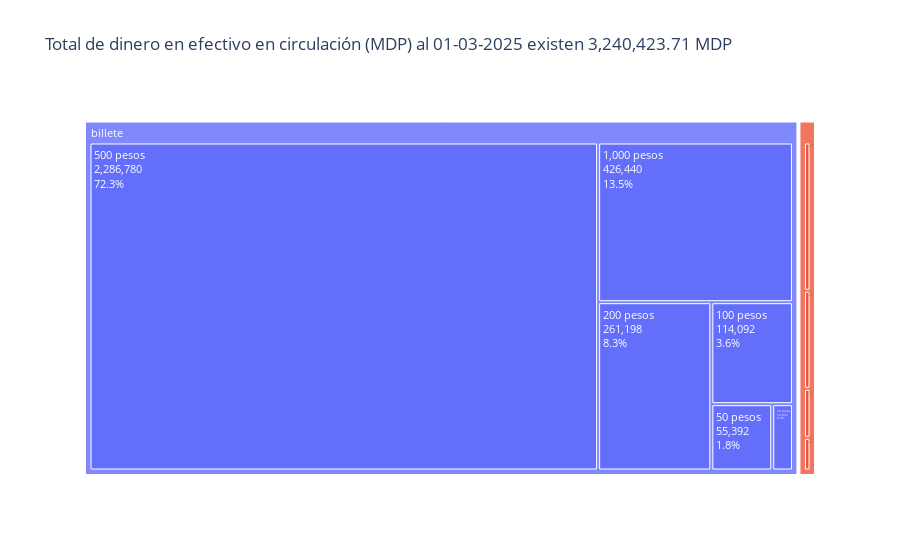

Source (notebook cell):
### Code cell
treemap_df["Total"] = treemap_df["Cantidad (Millones de Piezas)"]*unidad*treemap_df["Valor"]/mdp
fig = px.treemap(
    treemap_df,
    path=["Formato", "Denominacion"],
    values='Total',
    title='Total de dinero en efectivo en circulación (MDP) al {} existen {} MDP'.format(df.index.max().strftime("%d-%m-%Y"), format(round(treemap_df.Total.sum(),2), ",")),
    color_continuous_scale="Blues"
)
fig.update_traces(
    texttemplate='%{label}<br>%{value:,.0f}<br>%{percentParent:.1%}',
    textfont_size=11
)

fig.show()

### Figure 1 — Plotly figure (JSON) as saved in the notebook; plotly's stock layout.template omitted (floating-point values rounded to 4 significant figures)
{"data": [{"branchvalues": "total", "domain": {"x": [0, 1], "y": [0, 1]}, "hovertemplate": "labels=%{label}<br>Total=%{value}<br>parent=%{parent}<br>id=%{id}<extra></extra>", "ids": ["moneda/1 peso", "billete/1,000 pesos", "moneda/10 pesos", "billete/100 pesos", "moneda/2 pesos", "billete/20 pesos", "billete/200 pesos", "moneda/5 pesos", "billete/50 pesos", "billete/500 pesos", "billete", "moneda"], "labels": ["1 peso", "1,000 pesos", "10 pesos", "100 pesos", "2 pesos", "20 pesos", "200 pesos", "5 pesos", "50 pesos", "500 pesos", "billete", "moneda"], "name": "", "parents": ["moneda", "billete", "moneda", "billete", "moneda", "billete", "billete", "moneda", "billete", "billete", "", ""], "textfont": {"size": 11}, "texttemplate": "%{label}<br>%{value:,.0f}<br>%{percentParent:.1%}", "type": "treemap", "values": [11580.0, 426440, 35120.0, 114092, 7756.0, 18826, 261198, 23240.0, 55390.0, 2286780, 3163000.0, 77700.0]}], "layout": {"legend": {"tracegroupgap": 0}, "title": {"text": "Total de dinero en efectivo en circulación (MDP) al 01-03-2025 existen 3,240,423.71 MDP"}}}
